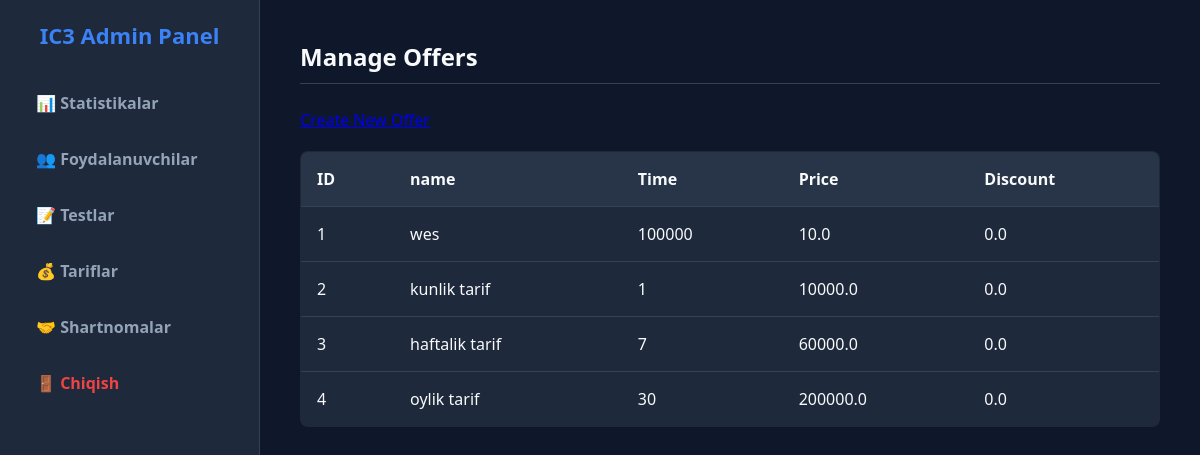
The page /admin/offers (signed in) on the database its author committed.
### tables this page shows
CREATE TABLE offers (
    id INTEGER PRIMARY KEY AUTOINCREMENT,
    offer_name TEXT NOT NULL,
    offer_time INTEGER NOT NULL,
    price REAL NOT NULL,
    discount REAL DEFAULT 0
);

### routes/admin.py (the view)
@bp.route("/offers")
def offers():
    check = login_required()
    if check: return check
    with sqlite3.connect("database.db") as conn:
        c = conn.cursor()
        c.execute("SELECT id, offer_name, offer_time, price, discount FROM offers")
        offers = c.fetchall()
    return render_template("admin/offers.html", offers=offers)

### routes/admin.py (called while the page is built)
def login_required():
    if "user_id" not in session:
        return redirect("/auth/login")
    if session.get("role") != "admin":
        return redirect("/dashboard")

### templates/admin/offers.html (shortened to what this page needs)
{%
    extends "admin/admin_base.html" %}
{% block content %}
    <h3>Manage Offers</h3>
    <a href="/admin/offers/create">Create New Offer</a>
    <table>
        <thead>
            <tr>
                <th>ID</th>
                <th>name</th>
                <th>Time</th>
                <th>Price</th>
                <th>Discount</th>
            </tr>
        </thead>
        <tbody>
            {% for offer in offers %}
            <tr>
                <td>{{ offer[0] }}</td>
                <td>{{ offer[1] }}</td>
                <td>{{ offer[2] }}</td>
                <td>{{ offer[3] }}</td>
                <td>{{ offer[4] }}</td>
            </tr>
            {% endfor %}
        </tbody>
    </table>
{% endblock %}

### static/css/admin.css (style rules this page uses)
:root { --bg-color: #0f172a; --card-bg: #1e293b; --border-color: #334155; --text-primary: #f8fafc; --text-secondary: #94a3b8; --accent-color: #3b82f6; --accent-hover: #2563eb; --danger-color: #ef4444; --success-color: #10b981; }
body { margin: 0; font-family: 'Segoe UI', Tahoma, Geneva, Verdana, sans-serif; background-color: var(--bg-color); color: var(--text-primary); display: flex; min-height: 100vh; }
.main-content h3 { font-size: 24px; margin-top: 0; margin-bottom: 25px; border-bottom: 1px solid var(--border-color); padding-bottom: 10px; }
table { width: 100%; border-collapse: collapse; background-color: var(--card-bg); border: 1px solid var(--border-color); border-radius: 8px; overflow: hidden; margin-top: 20px; }
th, td { padding: 16px; text-align: left; border-bottom: 1px solid var(--border-color); }
th { background-color: rgba(51, 65, 85, 0.5); color: var(--text-primary); font-weight: 600; }

### rows shown on the page
offers: id "1", offer_name "wes", offer_time "100000", price "10.0", discount "0.0"
offers: id "2", offer_name "kunlik tarif", offer_time "1", price "10000.0", discount "0.0"
offers: id "3", offer_name "haftalik tarif", offer_time "7", price "60000.0", discount "0.0"
offers: id "4", offer_name "oylik tarif", offer_time "30", price "200000.0", discount "0.0"
